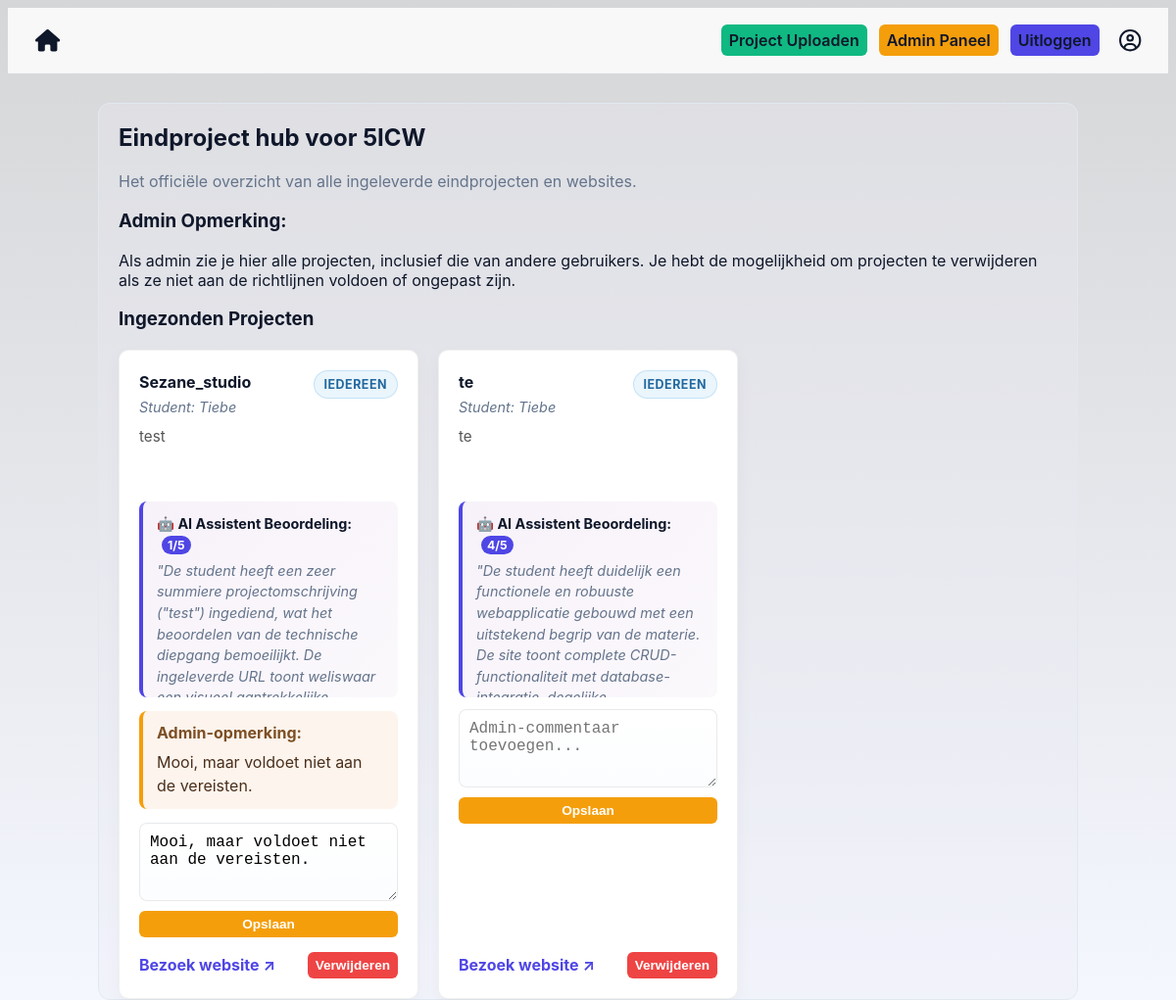
The page / (signed in) on the database its author committed.
### tables this page shows
CREATE TABLE projects (
            id INTEGER PRIMARY KEY AUTOINCREMENT,
            title TEXT NOT NULL,
            description TEXT NOT NULL,
            link TEXT,
            user_id INTEGER NOT NULL, admin_comment TEXT, visibility TEXT DEFAULT 'public', ai_score INTEGER, ai_feedback TEXT, -- HIERMEE KOPPELEN WE HET PROJECT AAN EEN GEBRUIKER
            FOREIGN KEY (user_id) REFERENCES users (id) ON DELETE CASCADE
        );

CREATE TABLE users (
            id INTEGER PRIMARY KEY AUTOINCREMENT,
            name TEXT NOT NULL,
            email TEXT UNIQUE NOT NULL,
            password_hash TEXT NOT NULL,
            verified INTEGER DEFAULT 0,
            role TEXT DEFAULT 'user'  -- HIERMEE HOUDEN WE DE ROL BIJ
        );

### app.py (the view, shortened to what this page needs)
@app.route('/')
def index():
    conn = get_db_connection()
    db = conn.cursor()
    if session.get('user_role') == 'admin':
        projecten = db.execute('''
            SELECT projects.*, users.name AS creator_name
            FROM projects
            JOIN users ON projects.user_id = users.id
        ''').fetchall()
    conn.close()
    if 'user_name' in session:
        current_user = session['user_name']
        is_guest = False
    else:
        current_user = "Gast"
        is_guest = True
    return render_template('index.html', username=current_user, is_guest=is_guest, projecten=projecten)

### app.py (called while the page is built)
def get_db_connection():
    conn = sqlite3.connect('registrants.db')
    conn.row_factory = sqlite3.Row
    return conn

@app.context_processor
def inject_theme():
    theme = session.get('theme', 'light')
    if theme not in ['light', 'dark', 'ocean', 'dark-neon', 'soft-nature', 'sunset', 'frosted-ice', 'retro-gaming', 'coffee', 'cyberpunk']:
        theme = 'light'
    return {'theme_class': theme}

### templates/index.html
{% extends "layout.html" %}
{% block content %}
    <h2>Eindproject hub voor 5ICW</h2>
    <p class="muted">Het officiële overzicht van alle ingeleverde eindprojecten en websites.</p>
    {% if session.user_role == 'admin' %}
        <div class="admin-notice">
            <h3>Admin Opmerking:</h3>
            <p>Als admin zie je hier alle projecten, inclusief die van andere gebruikers. Je hebt de mogelijkheid om projecten te verwijderen als ze niet aan de richtlijnen voldoen of ongepast zijn.</p>
        </div>
    {% endif %}
    <h3>Ingezonden Projecten</h3>
    {% if projecten %}
        <div class="projects-grid">
            {% for project in projecten %}
            <div class="project-card">
                    <div>
                        <div class="project-card-header">
                            <h4>{{ project['title'] }}</h4>
                            <span class="project-visibility-pill {{ 'visibility-admin' if (project['visibility'] or 'public') == 'admin' else 'visibility-public' }}">
                                {% if (project['visibility'] or 'public') == 'admin' %}Alleen admin{% else %}Iedereen{% endif %}
                            </span>
                        </div>
                        <p class="project-meta">Student: {{ project['creator_name'] }}</p>
                        <p class="project-desc">{{ project['description'] }}</p>
                        <div class="Ai-feedback">
                            <strong style="color: var(--text);">🤖 AI Assistent Beoordeling:</strong>
                            <span style="background: var(--primary); color: white; padding: 2px 6px; border-radius: 10px; font-size: 0.85em; font-weight: bold; margin-left: 5px;">
                                {{ project['ai_score'] }}/5
                            </span>
                            <p style="margin: 5px 0 0 0; font-style: italic; color: var(--muted);">
                                    "{{ project['ai_feedback'] }}"
                            </p>
                        </div>
                        {% if project['admin_comment'] %}
                            <div class="project-admin-comment">
                                <strong>Admin-opmerking:</strong>
                                <p>{{ project['admin_comment'] }}</p>
                            </div>
                        {% endif %}
                        {% if session.user_role == 'admin' %}
                            <form action="{{ url_for('project_comment', project_id=project['id']) }}" method="post" class="project-comment-form">
                                <textarea name="comment" placeholder="Admin-commentaar toevoegen...">{{ project['admin_comment'] or '' }}</textarea>
                                <button type="submit" class="btn btn-accent small">Opslaan</button>
                            </form>
                        {% endif %}
                    </div>
                    <div class="project-actions">
                        {% if project['link'] %}
                            <a href="{{ project['link'] }}" target="_blank" class="link-primary">Bezoek website ↗</a>
                        {% else %}
                            <span class="muted small italic">Geen link beschikbaar</span>
                        {% endif %}
                        {% if session.user_id and (project['user_id'] == session.user_id or session.user_role == 'admin') %}
                            <form action="{{ url_for('delete_project', project_id=project['id']) }}" method="post" onsubmit="return confirm('Weet je zeker dat je dit project wilt verwijderen?');" class="inline-form">
                                <button type="submit" class="btn btn-danger small">
                                    Verwijderen
                                </button>
                            </form>
                        {% endif %}
                    </div>
                </div>
            {% endfor %}
        </div>
    {% else %}
        <p class="muted italic">Er zijn momenteel nog geen eindprojecten ingeleverd door de leerlingen.</p>
    {% endif %}
{% endblock %}

### static/style.css (style rules this page uses)
:root { --bg: #f5f7ff; --bg-gradient: #d5d6d7; --card: #ffffff; --muted: #64748b; --primary: #4f46e5; --primary-light: #818cf8; --accent: #f59e0b; --success: #10b981; --danger: #ef4444; --text: #0f172a; --border: #e2e8f0; --glass: rgba(234, 234, 244, 0.34); }
* { box-sizing: border-box }
html,body { height:100% }
body { font-family: Inter, system-ui, -apple-system, 'Segoe UI', Roboto, 'Helvetica Neue', Arial; background: linear-gradient(180deg, var(--bg-gradient) 0%, var(--bg) 100%); background-attachment: fixed; color:var(--text); min-height:100%; -webkit-font-smoothing:antialiased; }
.Ai-feedback { max-height: 200px; overflow-y: auto; padding: 12px 14px; background: linear-gradient(135deg, rgba(155, 89, 182, 0.08) 0%, rgba(155, 89, 182, 0.04) 100%); border-left: 4px solid var(--primary); border-radius: 8px; margin-top: 15px; font-size: 0.9em; line-height: 1.5; scroll-behavior: smooth; }
.btn { display:inline-block;padding:8px 12px;border-radius:6px;border:none;cursor:pointer;text-decoration:none;font-weight:600 }
.btn-accent { background:var(--accent);color:white }
.btn-danger { background:var(--danger);color:white }
.btn.small { padding:6px 8px;font-size:0.85rem }
.input-group input,.input-group textarea, .input-group select, input[type=email], input[type=text], input[type=password], input[type=url], textarea, select { padding:10px;border:1px solid rgba(0,0,0,0.08);border-radius:6px;background:linear-gradient(180deg,#fff,#fbfdff);font-size:1rem }
textarea { resize:vertical }
.project-card-header { display:flex;align-items:center;justify-content:space-between;gap:10px;flex-wrap:wrap }
.project-visibility-pill { font-size:0.78rem;padding:6px 10px;border-radius:999px;font-weight:700;text-transform:uppercase;letter-spacing:.04em }
.visibility-public { background:rgba(52,152,219,0.1);color:#21689f;border:1px solid rgba(52,152,219,0.2) }
.projects-grid { display:grid;grid-template-columns:repeat(auto-fill,minmax(280px,1fr));gap:20px;margin-top:20px }
.project-card { border:1px solid rgba(0,0,0,0.06);padding:20px;border-radius:10px;background:var(--card);box-shadow:0 6px 18px rgba(15,20,25,0.04);display:flex;flex-direction:column;justify-content:space-between }
.project-card h4 { margin:0 0 6px 0;color:var(--text) }
.project-meta { margin:0 0 12px 0;font-size:0.9rem;color:var(--muted);font-style:italic }
.muted { color:var(--muted) }
.link-primary { color:var(--primary);text-decoration:none;font-weight:700 }
.project-desc { font-size:0.95rem;color:#555;min-height:60px;margin-top:0 }
.project-actions { display:flex;justify-content:space-between;align-items:center;margin-top:15px }
.inline-form { margin:0 }
.project-admin-comment { background:rgba(211,115,26,0.08);border-left:4px solid var(--accent);padding:12px 14px;margin:14px 0;border-radius:8px;color:#7d4f24 }
.project-admin-comment p { margin:8px 0 0 0;color:#4a2f1c;line-height:1.5 }
.project-comment-form { display:flex;flex-direction:column;gap:10px;margin-top:12px }
.project-comment-form textarea { min-height:80px;border:1px solid rgba(0,0,0,0.08);border-radius:8px;padding:10px;resize:vertical }
.small { font-size:0.85rem }

### rows shown on the page
projects: title "Sezane_studio", visibility "IEDEREEN", creator_name "Tiebe", description "test", ai_score "1", ai_feedback "De student heeft een zeer summiere projectomschrijving (\"test\") ingediend, wat het beoordelen van de technische diepgang bemoeilijkt. De ingeleverde URL toont weliswaar…", admin_comment "Mooi, maar voldoet niet aan de vereisten.", comment "Mooi, maar voldoet niet aan de vereisten."
projects: title "te", visibility "IEDEREEN", creator_name "Tiebe", description "te", ai_score "4", ai_feedback "De student heeft duidelijk een functionele en robuuste webapplicatie gebouwd met een uitstekend begrip van de materie. De site toont complete CRUD-functionaliteit met…"
